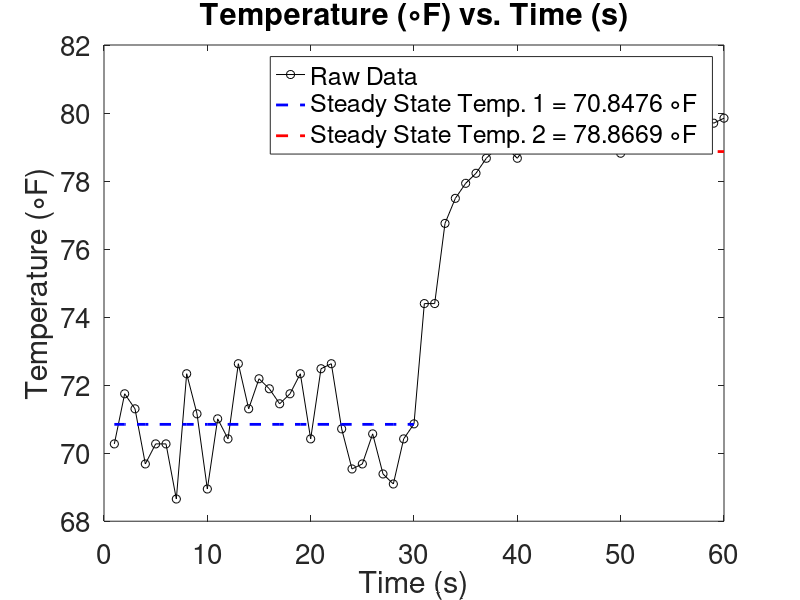

Recreate this plot in MATLAB.
function Lab5

time = [1:60];
temp_data = [70.273041, 71.746269, 71.304298, 69.683746, 70.273041, 70.273041, 68.652489, 72.335556, 71.156975, 68.947128, 71.009651, 70.420364, 72.630203, 71.304298, 72.188232, 71.893593, 71.451622, 71.746269, 72.335556, 70.420364, 72.482880, 72.630203, 70.715004, 69.536423, 69.683746, 70.567680, 69.389099, 69.094452, 70.420364, 70.862328, 74.398079, 74.398079, 76.755249, 77.491859, 77.933830, 78.228477, 78.670448, 78.965088, 78.965088, 78.670448, 79.112411, 79.407059, 79.259735, 79.554382, 79.259735, 79.407059, 79.554382, 79.554382, 79.554382, 78.817764, 80.291000, 79.849030, 79.701706, 79.701706, 79.701706, 79.554382, 79.849030, 79.849030, 79.701706, 79.849030];
steady_state1 = zeros(1, 30) + mean(temp_data(1:30));
steady_state2 = zeros(1, 30) + mean(temp_data(31:end));
time1 = [1:30];
time2 = [31:60];

figure
plot(time, temp_data, 'ko-')
hold on
plot(time1, steady_state1, 'b--', 'LineWidth', 2)
plot(time2, steady_state2, 'r--', 'LineWidth', 2)
title('Temperature (\circF) vs. Time (s)')
xlabel('Time (s)')
ylabel('Temperature (\circF)')
legend('Raw Data', 'Steady State Temp. 1 = 70.8476 \circF', 'Steady State Temp. 2 = 78.8669 \circF', 'Location', 'Best')
set(gca, 'FontSize', 20)






end

